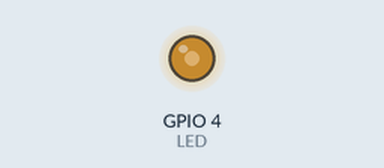
Bench run of a program on a simulated ESP32 board running MicroPython. On the bench: output pins drawn as LEDs (lit = HIGH). WiFi joins after 1.5 s; values from a settings file that is not in the repository are placeholders; what the program prints to the serial console is not drawn.

Above: at 0.1 s.
At 2.1 s:
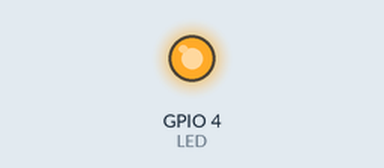
At 3.8 s:
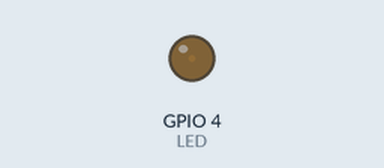
Timing chart, 0 to 5.3 s (numbered marks = the images above):
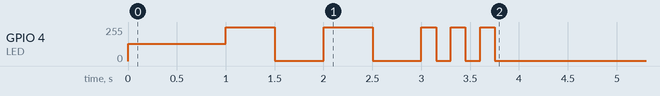

The program:

main.py
```python
from boot import KEY1, KEY2, KEY3, MULTIPRESS_WINDOW
import tools  # type: ignore
from time import sleep, ticks_ms, ticks_diff

# Global variables and state
key1_prev_state = 1
key2_prev_state = 1
key3_prev_state = 1
key3_press_count = 0
key3_last_press_time = 0

station = tools.connect_to_wifi()

while True:

    # Reconnect to Wi-Fi if not connected
    if not station.isconnected():
        station = tools.connect_to_wifi()
        continue

    # Read current key states
    key1_state = KEY1.value()
    key2_state = KEY2.value()
    key3_state = KEY3.value()

    # Key 1: Handle press
    if key1_prev_state == 1 and key1_state == 0:
        tools.toggle_lifx_power()

    # Key 2: Handle press
    if key2_prev_state == 1 and key2_state == 0:
        tools.set_lifx_scene(5)

    # Key 3: Handle multipress
    if key3_prev_state == 1 and key3_state == 0:
        now = ticks_ms()
        # If time since last press is short, increment count
        if ticks_diff(now, key3_last_press_time) < MULTIPRESS_WINDOW:
            key3_press_count += 1
        else:
            key3_press_count = 1  # New sequence
        key3_last_press_time = now

    # Key 3: Check if multipress window has elapsed
    if (
        key3_press_count > 0
        and ticks_diff(ticks_ms(), key3_last_press_time) > MULTIPRESS_WINDOW
    ):
        # Send the number of presses as the scene number
        tools.set_lifx_scene(key3_press_count)

        # Reset press count after handling
        key3_press_count = 0

    # Update previous key states
    key1_prev_state = key1_state
    key2_prev_state = key2_state
    key3_prev_state = key3_state

    # Sleep to reduce CPU usage and debounce buttons
    sleep(0.1)
```

tools.py
```python
from time import sleep
from boot import LED, LED_STANDBY_DUTY, LIFX_SCENES, LIFX_HEADERS
from secrets import WIFI_SSID, WIFI_PASSWORD
import network  # type: ignore
import urequests  # type: ignore

REQUEST_TIMEOUT = 10


def connect_to_wifi():
    print("📡 Connecting to Wi-Fi...")
    station = network.WLAN(network.STA_IF)
    station.active(True)
    sleep(1)
    station.connect(WIFI_SSID, WIFI_PASSWORD)

    while not station.isconnected():
        blink_led(LED, 1, 0.5)

    if station.isconnected():
        print("✅ Connected!")
        blink_led(LED, 3, 0.15)

    return station


def blink_led(led, times, speed):
    for i in range(times):
        led.duty(1023)
        sleep(speed)
        led.duty(LED_STANDBY_DUTY)
        sleep(speed)


def toggle_lifx_power():
    print("⏳ Toggling lights power...")
    LED.duty(1023)

    try:
        # Make the POST request
        resp = urequests.request(
            "POST",
            "https://api.lifx.com/v1/lights/all/toggle",
            headers=LIFX_HEADERS,
            timeout=REQUEST_TIMEOUT,
        )

        # Handle the response
        data = resp.json()
        power_state = data["results"][0]["power"]
        resp.close()

        # Set LED back to standby brightness
        print(f"✅ Lights powered {power_state}!")
        LED.duty(LED_STANDBY_DUTY)

    except Exception as e:
        handle_failure(e)


def set_lifx_scene(scene_number):
    if scene_number < 1 or scene_number > len(LIFX_SCENES):
        print("❌ Scene index out of range!")
        return

    LED.duty(1023)

    scene_name = LIFX_SCENES[scene_number - 1]["name"]
    scene_id = LIFX_SCENES[scene_number - 1]["id"]
    print(f"⏳ Toggling scene {scene_number}: {scene_name}...")

    try:
        # Make the PUT request
        resp = urequests.request(
            "PUT",
            f"https://api.lifx.com/v1/scenes/scene_id:{scene_id}/activate",
            headers=LIFX_HEADERS,
            timeout=REQUEST_TIMEOUT,
        )
        resp.close()

        if resp.status_code != 207:
            raise RuntimeError("LIFX API didn't return a 207 status code")

        # Set LED back to standby brightness
        print("✅ Scene activated!")
        LED.duty(LED_STANDBY_DUTY)

    except Exception as e:
        handle_failure(e)


def handle_failure(err):
    # Blink the LED 5 times quickly to indicate an error
    blink_led(LED, 5, 0.05)
    print("❌ HTTP failed:", err)
```

boot.py
```python
from machine import Pin, PWM  # type: ignore
from secrets import LIFX_AUTH_TOKEN

# LED Configuration
LED = PWM(Pin(4))
LED.freq(1000)
LED_STANDBY_DUTY = 5

# Key Configurations
KEY1 = Pin(14, Pin.IN, Pin.PULL_UP)
KEY2 = Pin(12, Pin.IN, Pin.PULL_UP)
KEY3 = Pin(27, Pin.IN, Pin.PULL_UP)
MULTIPRESS_WINDOW = 500  # Milliseconds

# LIFX API Configurations
LIFX_HEADERS = {"Authorization": f"Bearer {LIFX_AUTH_TOKEN}"}
LIFX_SCENES = [
    {
        "name": "Daytime Work",
        "id": "69486701-6477-4d22-97ea-00adebe1a8c8",
    },
    {
        "name": "Chill Neon",
        "id": "f8d2de78-25e1-490f-8095-e2629aeefbc8",
    },
    {
        "name": "Deep Vibes",
        "id": "e9898260-b9ab-4337-b0a0-65a12d7fba6f",
    },
    {
        "name": "Into the Blue",
        "id": "66dafa6b-2483-46e2-9218-122668ef73ee",
    },
    {
        "name": "Library",
        "id": "f27b4b60-437e-4c84-af51-1408762f2145",
    },
    {
        "name": "Cozy Nighttime",
        "id": "ee7857af-2ecf-4141-851c-5eaf5990d79c",
    },
    {
        "name": "Summer Light",
        "id": "c5198da7-b4e8-43e4-9ee4-6f325c2453f8",
    },
]
```
